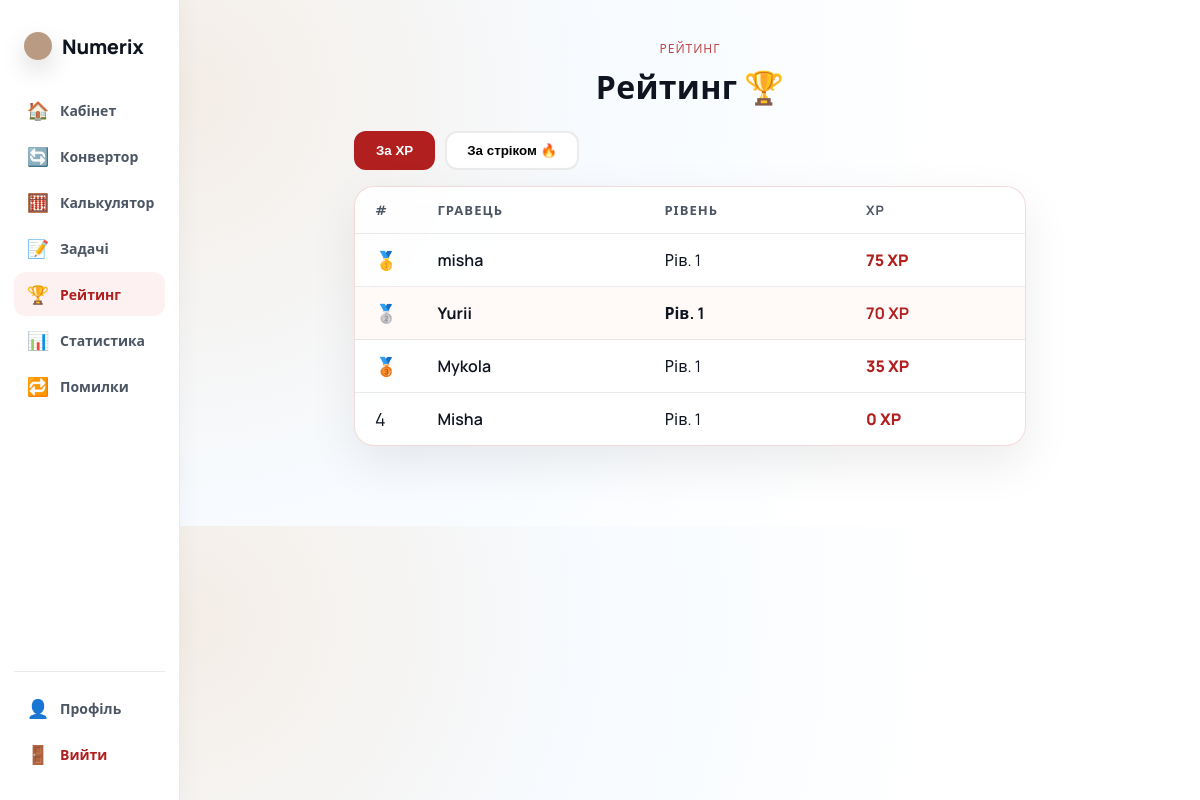
/leaderboard (signed in), run on the app's committed database.
### models.py (models this page shows, shortened)
class User(UserMixin, db.Model):
    __tablename__ = "users"
    id = db.Column(db.Integer, primary_key=True)
    username = db.Column(db.String(50), unique=True, nullable=False)
    email = db.Column(db.String(120), unique=True, nullable=False)
    password_hash = db.Column(db.String(256), nullable=False)
    level = db.Column(db.Integer, default=1)
    xp = db.Column(db.Integer, default=0)
    daily_goal = db.Column(db.Integer, default=20)
    streak = db.Column(db.Integer, default=0)
    last_active = db.Column(db.Date, default=date.today)
    created_at = db.Column(db.DateTime, default=datetime.utcnow)
    progress = db.relationship("UserProgress", backref="user", lazy=True)
    attempts = db.relationship("TaskAttempt", backref="user", lazy=True)
    sessions = db.relationship("DailySession", backref="user", lazy=True)

### routes/leaderboard_routes.py (the view)
@leaderboard_routes.route("/leaderboard")
@login_required
def leaderboard():
    by_xp = User.query.order_by(User.xp.desc()).limit(50).all()
    by_streak = User.query.order_by(User.streak.desc()).limit(50).all()
    return render_template("leaderboard.html", by_xp=by_xp, by_streak=by_streak)

### app.py (called while the page is built)
@login_manager.user_loader
def load_user(user_id):
    return User.query.get(int(user_id))

### templates/leaderboard.html (shortened to what this page needs)
<!DOCTYPE html>
<html lang="uk">
<head>
    <link rel="stylesheet" href="{{ url_for('static', filename='css/style.css') }}">
</head>
<body class="page-light">
    {% set active = 'leaderboard' %}
    {% include 'partials/sidebar.html' %}
    <main class="shell">
        <section class="hero">
            <p class="eyebrow">Рейтинг</p>
            <h1>Рейтинг 🏆</h1>
        </section>
        <div class="lb-tabs">
            <button class="lb-tab active" onclick="showTab('xp')">За XP</button>
            <button class="lb-tab" onclick="showTab('streak')">За стріком 🔥</button>
        </div>
        <section class="glass-card lb-card" id="tab-xp">
            <table class="lb-table">
                <thead>
                    <tr>
                        <th>#</th>
                        <th>Гравець</th>
                        <th>Рівень</th>
                        <th>XP</th>
                    </tr>
                </thead>
                <tbody>
                    {% for user in by_xp %}
                    <tr class="{{ 'lb-me' if user.id == current_user.id else '' }}">
                        <td class="lb-rank">
                            {% if loop.index == 1 %}🥇
                            {% elif loop.index == 2 %}🥈
                            {% elif loop.index == 3 %}🥉
                            {% else %}{{ loop.index }}
                            {% endif %}
                        </td>
                        <td class="lb-name">{{ user.username }}</td>
                        <td>Рів. {{ user.level }}</td>
                        <td class="lb-score">{{ user.xp }} XP</td>
                    </tr>
                    {% endfor %}
                </tbody>
            </table>
        </section>
    </main>
</body>
</html>

### static/css/style.css (style rules this page uses)
:root { --bg: #f7fbff; --bg2: #f4ede6; --ink: #0f1520; --muted: #4b5563; --accent: #b21f1f; --accent-2: #d64545; --border: rgba(0,0,0,0.08); --glass: rgba(255,255,255,0.9); --shadow-1: 0 18px 48px rgba(0,0,0,0.08); --shadow-2: 0 30px 90px rgba(0,0,0,0.07); --radius: 18px; }
* { box-sizing: border-box; }
body { margin: 0; font-family: Manrope, system-ui, -apple-system, sans-serif; background: radial-gradient(circle at 15% 18%, var(--bg2) 0, var(--bg) 38%, #ffffff 70%); color: var(--ink); }
.shell { max-width: 900px; margin: 40px auto 80px; padding: 0 24px; padding-left: 204px; }
.page-light { background: radial-gradient(circle at 15% 18%, var(--bg2) 0, var(--bg) 38%, #ffffff 70%); }
.hero { text-align: center; margin: 34px 0 22px; }
.eyebrow { text-transform: uppercase; letter-spacing: 0.18em; font-size: 12px; color: var(--accent); margin: 0 0 8px; }
.hero h1 { margin: 0 0 10px; font-size: 32px; letter-spacing: 0.01em; }
.glass-card { background: var(--glass); border: 1.5px solid rgba(178,31,31,0.16); border-radius: 20px; box-shadow: var(--shadow-1), inset 0 1px 0 rgba(255,255,255,0.7); backdrop-filter: blur(10px); }
.eyebrow { text-transform: uppercase; letter-spacing: 0.08em; font-size: 12px; margin-bottom: 8px; opacity: 0.82; }

### templates/leaderboard.html (style rules this page uses)
.lb-tabs { display: flex; gap: 10px; margin-bottom: 16px; }
.lb-tab { padding: 10px 20px; border: 2px solid var(--border); border-radius: 12px; background: #fff; font-weight: 700; cursor: pointer; transition: all .15s; }
.lb-tab.active { background: var(--accent); color: #fff; border-color: var(--accent); }
.lb-card { padding: 0; overflow: hidden; }
.lb-table { width: 100%; border-collapse: collapse; }
.lb-table th { padding: 14px 20px; text-align: left; font-size: 13px; text-transform: uppercase; letter-spacing: 0.08em; color: var(--muted); border-bottom: 1px solid var(--border); }
.lb-table td { padding: 14px 20px; border-bottom: 1px solid var(--border); }
.lb-table tr:last-child td { border-bottom: none; }
.lb-me td { background: #fff9f7 !important; font-weight: 700; }
.lb-rank { font-size: 18px; width: 48px; }
.lb-name { font-weight: 600; }
.lb-score { color: var(--accent); font-weight: 800; }

### data on the page
User: username "misha", level "1", xp "75"
User: username "Yurii", level "1", xp "70"
User: username "Mykola", level "1", xp "35"
User: username "Misha", level "1", xp "0"
